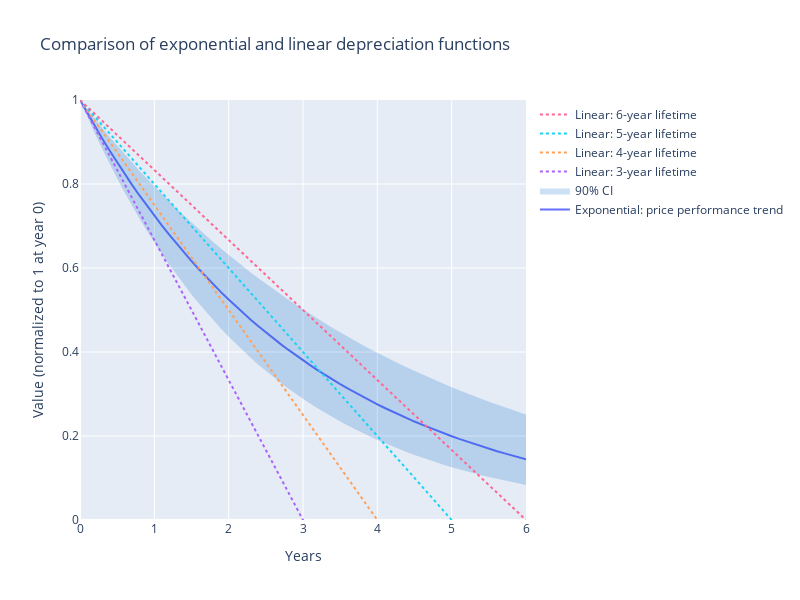

The code cell stored with this chart in its notebook:
### Markdown cell above
# Hardware depreciation

### Code cell
import plotly.graph_objects as go

# Values of x
x_values = [x * 0.1 for x in range(0, 61)]

# Calculating the values of each function
exponential_values = [10**(-0.14*x) for x in x_values]
exponential_slow = [10**(-0.10*x) for x in x_values]
exponential_fast = [10**(-0.18*x) for x in x_values]
linear_3_values = [1 - x/3 for x in x_values]
linear_4_values = [1 - x/4 for x in x_values]
linear_5_values = [1 - x/5 for x in x_values]
linear_6_values = [1 - x/6 for x in x_values]

# Creating the plot
fig = go.Figure()

# Adding each line plot to the figure
fig.add_trace(go.Scatter(x=x_values, y=exponential_values, mode='lines', name='Exponential: price performance trend'))
fig.add_trace(go.Scatter(x=x_values, y=exponential_fast, mode='lines', line=dict(width=0), showlegend=False,))
fig.add_trace(go.Scatter(x=x_values, y=exponential_slow, mode='lines', name='90% CI', line=dict(width=0), fill='tonexty', fillcolor='rgba(0,100,200,0.2)',))
fig.add_trace(go.Scatter(x=x_values, y=linear_3_values, mode='lines', line=dict(dash='dot'), name='Linear: 3-year lifetime'))
fig.add_trace(go.Scatter(x=x_values, y=linear_4_values, mode='lines', line=dict(dash='dot'), name='Linear: 4-year lifetime'))
fig.add_trace(go.Scatter(x=x_values, y=linear_5_values, mode='lines', line=dict(dash='dot'), name='Linear: 5-year lifetime'))
fig.add_trace(go.Scatter(x=x_values, y=linear_6_values, mode='lines', line=dict(dash='dot'), name='Linear: 6-year lifetime'))

# Setting the axes limits
fig.update_layout(
    width=800,
    height=600,
    xaxis=dict(range=[0, 6]),
    yaxis=dict(range=[0, 1]),
    title='Comparison of exponential and linear depreciation functions',
    xaxis_title='Years',
    yaxis_title='Value (normalized to 1 at year 0)'
)

# Display the plot
fig.show()
